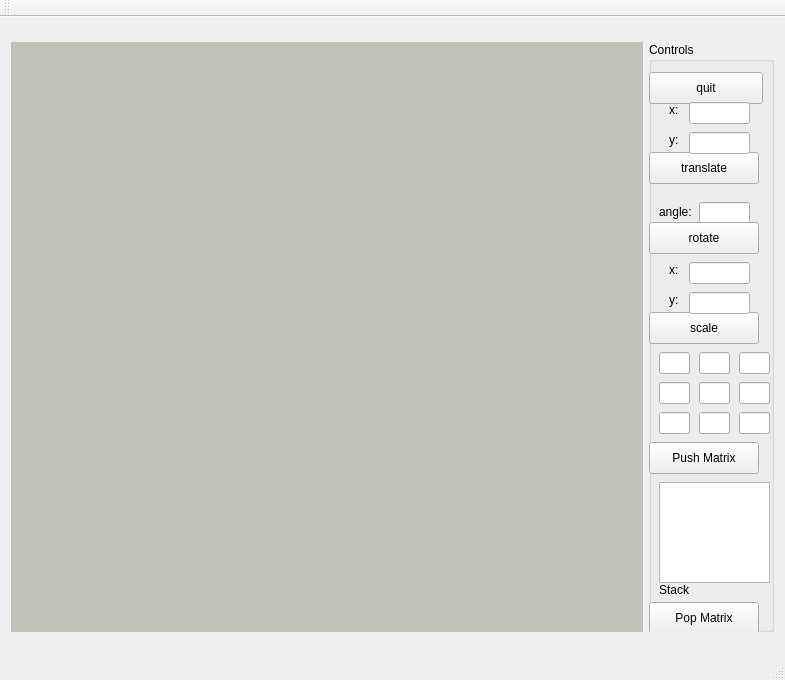
<?xml version="1.0" encoding="UTF-8"?>
<ui version="4.0">
 <class>MainWindow</class>
 <widget class="QMainWindow" name="MainWindow">
  <property name="geometry">
   <rect>
    <x>0</x>
    <y>0</y>
    <width>785</width>
    <height>680</height>
   </rect>
  </property>
  <property name="windowTitle">
   <string>MainWindow</string>
  </property>
  <widget class="QWidget" name="centralWidget">
   <layout class="QHBoxLayout" name="horizontalLayout">
    <item>
     <layout class="QGridLayout" name="gridLayout">
      <item row="0" column="0">
       <widget class="BasicOpenGLView" name="oglwidget" native="true">
        <property name="sizePolicy">
         <sizepolicy hsizetype="Preferred" vsizetype="Preferred">
          <horstretch>0</horstretch>
          <verstretch>0</verstretch>
         </sizepolicy>
        </property>
        <property name="styleSheet">
         <string notr="true">background-color: rgb(192, 193, 186);</string>
        </property>
       </widget>
      </item>
      <item row="0" column="1">
       <widget class="QGroupBox" name="groupBox">
        <property name="maximumSize">
         <size>
          <width>125</width>
          <height>590</height>
         </size>
        </property>
        <property name="title">
         <string>Controls</string>
        </property>
        <widget class="QPushButton" name="pushButton">
         <property name="geometry">
          <rect>
           <x>0</x>
           <y>30</y>
           <width>114</width>
           <height>32</height>
          </rect>
         </property>
         <property name="text">
          <string>quit</string>
         </property>
        </widget>
        <widget class="QLineEdit" name="translateFieldX">
         <property name="geometry">
          <rect>
           <x>40</x>
           <y>60</y>
           <width>61</width>
           <height>22</height>
          </rect>
         </property>
        </widget>
        <widget class="QLineEdit" name="rotateField">
         <property name="geometry">
          <rect>
           <x>50</x>
           <y>160</y>
           <width>51</width>
           <height>22</height>
          </rect>
         </property>
        </widget>
        <widget class="QPushButton" name="rotateButton">
         <property name="geometry">
          <rect>
           <x>0</x>
           <y>180</y>
           <width>110</width>
           <height>32</height>
          </rect>
         </property>
         <property name="text">
          <string>rotate</string>
         </property>
        </widget>
        <widget class="QPushButton" name="undoButton">
         <property name="geometry">
          <rect>
           <x>0</x>
           <y>560</y>
           <width>110</width>
           <height>32</height>
          </rect>
         </property>
         <property name="text">
          <string>Pop Matrix</string>
         </property>
        </widget>
        <widget class="QPushButton" name="translateButton">
         <property name="geometry">
          <rect>
           <x>0</x>
           <y>110</y>
           <width>110</width>
           <height>32</height>
          </rect>
         </property>
         <property name="text">
          <string>translate</string>
         </property>
        </widget>
        <widget class="QPushButton" name="scaleButton">
         <property name="geometry">
          <rect>
           <x>0</x>
           <y>270</y>
           <width>110</width>
           <height>32</height>
          </rect>
         </property>
         <property name="text">
          <string>scale</string>
         </property>
        </widget>
        <widget class="QLineEdit" name="scaleFieldX">
         <property name="geometry">
          <rect>
           <x>40</x>
           <y>220</y>
           <width>61</width>
           <height>22</height>
          </rect>
         </property>
        </widget>
        <widget class="QLineEdit" name="translateFieldY">
         <property name="geometry">
          <rect>
           <x>40</x>
           <y>90</y>
           <width>61</width>
           <height>22</height>
          </rect>
         </property>
        </widget>
        <widget class="QLineEdit" name="scaleFieldY">
         <property name="geometry">
          <rect>
           <x>40</x>
           <y>250</y>
           <width>61</width>
           <height>22</height>
          </rect>
         </property>
        </widget>
        <widget class="QLabel" name="label">
         <property name="geometry">
          <rect>
           <x>20</x>
           <y>60</y>
           <width>31</width>
           <height>16</height>
          </rect>
         </property>
         <property name="text">
          <string>x:</string>
         </property>
        </widget>
        <widget class="QLabel" name="label_2">
         <property name="geometry">
          <rect>
           <x>20</x>
           <y>220</y>
           <width>31</width>
           <height>16</height>
          </rect>
         </property>
         <property name="text">
          <string>x:</string>
         </property>
        </widget>
        <widget class="QLabel" name="label_3">
         <property name="geometry">
          <rect>
           <x>20</x>
           <y>250</y>
           <width>31</width>
           <height>16</height>
          </rect>
         </property>
         <property name="text">
          <string>y:</string>
         </property>
        </widget>
        <widget class="QLabel" name="label_4">
         <property name="geometry">
          <rect>
           <x>20</x>
           <y>90</y>
           <width>31</width>
           <height>16</height>
          </rect>
         </property>
         <property name="text">
          <string>y:</string>
         </property>
        </widget>
        <widget class="QLabel" name="label_5">
         <property name="geometry">
          <rect>
           <x>10</x>
           <y>160</y>
           <width>51</width>
           <height>20</height>
          </rect>
         </property>
         <property name="text">
          <string>angle:</string>
         </property>
        </widget>
        <widget class="QPushButton" name="undoButton_2">
         <property name="geometry">
          <rect>
           <x>0</x>
           <y>400</y>
           <width>110</width>
           <height>32</height>
          </rect>
         </property>
         <property name="text">
          <string>Push Matrix</string>
         </property>
        </widget>
        <widget class="QLineEdit" name="mField1">
         <property name="geometry">
          <rect>
           <x>10</x>
           <y>310</y>
           <width>31</width>
           <height>22</height>
          </rect>
         </property>
        </widget>
        <widget class="QLineEdit" name="mField2">
         <property name="geometry">
          <rect>
           <x>50</x>
           <y>310</y>
           <width>31</width>
           <height>22</height>
          </rect>
         </property>
        </widget>
        <widget class="QLineEdit" name="mField3">
         <property name="geometry">
          <rect>
           <x>90</x>
           <y>310</y>
           <width>31</width>
           <height>22</height>
          </rect>
         </property>
        </widget>
        <widget class="QLineEdit" name="mField6">
         <property name="geometry">
          <rect>
           <x>90</x>
           <y>340</y>
           <width>31</width>
           <height>22</height>
          </rect>
         </property>
        </widget>
        <widget class="QLineEdit" name="mField5">
         <property name="geometry">
          <rect>
           <x>50</x>
           <y>340</y>
           <width>31</width>
           <height>22</height>
          </rect>
         </property>
        </widget>
        <widget class="QLineEdit" name="mField4">
         <property name="geometry">
          <rect>
           <x>10</x>
           <y>340</y>
           <width>31</width>
           <height>22</height>
          </rect>
         </property>
        </widget>
        <widget class="QLineEdit" name="mField9">
         <property name="geometry">
          <rect>
           <x>90</x>
           <y>370</y>
           <width>31</width>
           <height>22</height>
          </rect>
         </property>
        </widget>
        <widget class="QLineEdit" name="mField8">
         <property name="geometry">
          <rect>
           <x>50</x>
           <y>370</y>
           <width>31</width>
           <height>22</height>
          </rect>
         </property>
        </widget>
        <widget class="QLineEdit" name="mField7">
         <property name="geometry">
          <rect>
           <x>10</x>
           <y>370</y>
           <width>31</width>
           <height>22</height>
          </rect>
         </property>
        </widget>
        <widget class="QTextEdit" name="currentStack">
         <property name="geometry">
          <rect>
           <x>10</x>
           <y>440</y>
           <width>111</width>
           <height>101</height>
          </rect>
         </property>
        </widget>
        <widget class="QLabel" name="label_6">
         <property name="geometry">
          <rect>
           <x>10</x>
           <y>540</y>
           <width>62</width>
           <height>16</height>
          </rect>
         </property>
         <property name="text">
          <string>Stack</string>
         </property>
        </widget>
       </widget>
      </item>
     </layout>
    </item>
   </layout>
  </widget>
  <widget class="QMenuBar" name="menuBar">
   <property name="geometry">
    <rect>
     <x>0</x>
     <y>0</y>
     <width>785</width>
     <height>22</height>
    </rect>
   </property>
  </widget>
  <widget class="QToolBar" name="mainToolBar">
   <attribute name="toolBarArea">
    <enum>TopToolBarArea</enum>
   </attribute>
   <attribute name="toolBarBreak">
    <bool>false</bool>
   </attribute>
  </widget>
  <widget class="QStatusBar" name="statusBar"/>
 </widget>
 <layoutdefault spacing="6" margin="11"/>
 <customwidgets>
  <customwidget>
   <class>BasicOpenGLView</class>
   <extends>QWidget</extends>
   <header location="global">basicopenglview.h</header>
   <container>1</container>
   <slots>
    <slot>rotate()</slot>
    <slot>transform()</slot>
    <slot>translate()</slot>
    <slot>undo()</slot>
    <slot>scale()</slot>
    <slot>applyMatrix()</slot>
   </slots>
  </customwidget>
 </customwidgets>
 <resources/>
 <connections>
  <connection>
   <sender>pushButton</sender>
   <signal>clicked()</signal>
   <receiver>MainWindow</receiver>
   <slot>close()</slot>
   <hints>
    <hint type="sourcelabel">
     <x>631</x>
     <y>106</y>
    </hint>
    <hint type="destinationlabel">
     <x>670</x>
     <y>49</y>
    </hint>
   </hints>
  </connection>
  <connection>
   <sender>undoButton</sender>
   <signal>clicked()</signal>
   <receiver>oglwidget</receiver>
   <slot>undo()</slot>
   <hints>
    <hint type="sourcelabel">
     <x>633</x>
     <y>569</y>
    </hint>
    <hint type="destinationlabel">
     <x>568</x>
     <y>478</y>
    </hint>
   </hints>
  </connection>
  <connection>
   <sender>translateButton</sender>
   <signal>clicked()</signal>
   <receiver>MainWindow</receiver>
   <slot>translate()</slot>
   <hints>
    <hint type="sourcelabel">
     <x>688</x>
     <y>174</y>
    </hint>
    <hint type="destinationlabel">
     <x>734</x>
     <y>180</y>
    </hint>
   </hints>
  </connection>
  <connection>
   <sender>rotateButton</sender>
   <signal>clicked()</signal>
   <receiver>MainWindow</receiver>
   <slot>rotate()</slot>
   <hints>
    <hint type="sourcelabel">
     <x>695</x>
     <y>247</y>
    </hint>
    <hint type="destinationlabel">
     <x>733</x>
     <y>246</y>
    </hint>
   </hints>
  </connection>
  <connection>
   <sender>scaleButton</sender>
   <signal>clicked()</signal>
   <receiver>MainWindow</receiver>
   <slot>scale()</slot>
   <hints>
    <hint type="sourcelabel">
     <x>691</x>
     <y>336</y>
    </hint>
    <hint type="destinationlabel">
     <x>732</x>
     <y>337</y>
    </hint>
   </hints>
  </connection>
  <connection>
   <sender>undoButton_2</sender>
   <signal>clicked()</signal>
   <receiver>MainWindow</receiver>
   <slot>applyMatrix()</slot>
   <hints>
    <hint type="sourcelabel">
     <x>687</x>
     <y>505</y>
    </hint>
    <hint type="destinationlabel">
     <x>733</x>
     <y>505</y>
    </hint>
   </hints>
  </connection>
 </connections>
 <slots>
  <slot>transform()</slot>
  <slot>animate()</slot>
  <slot>translate()</slot>
  <slot>rotate()</slot>
  <slot>scale()</slot>
  <slot>applyMatrix()</slot>
 </slots>
</ui>
